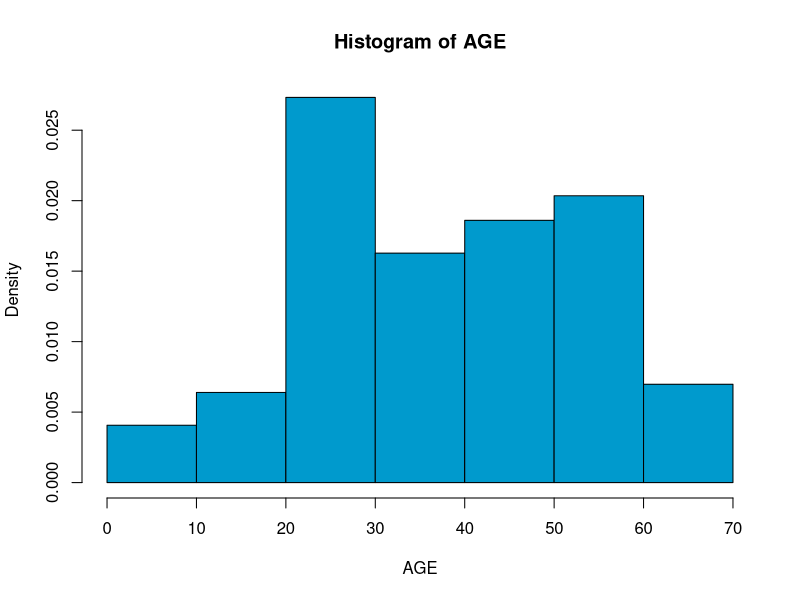
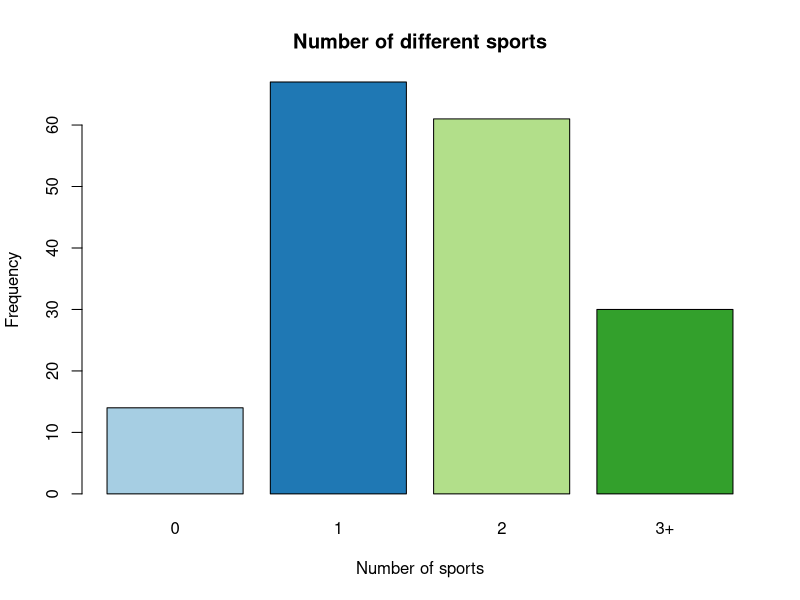
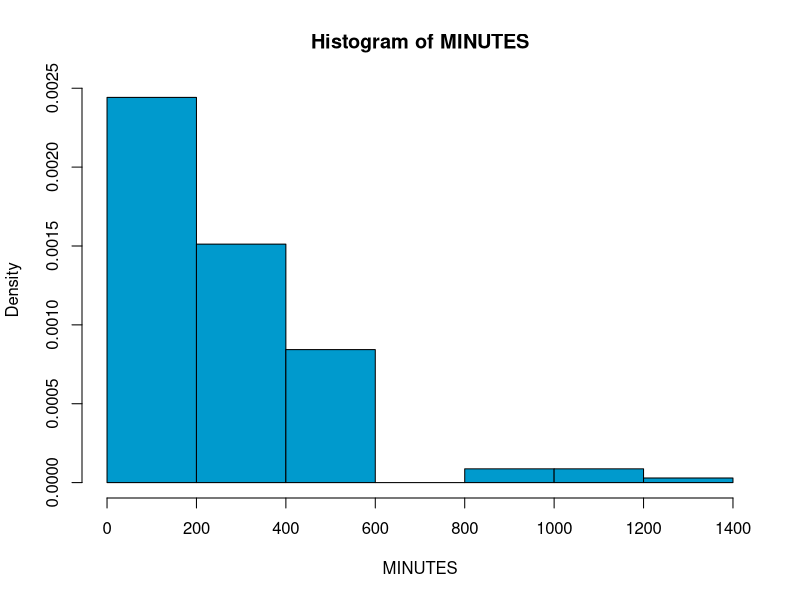
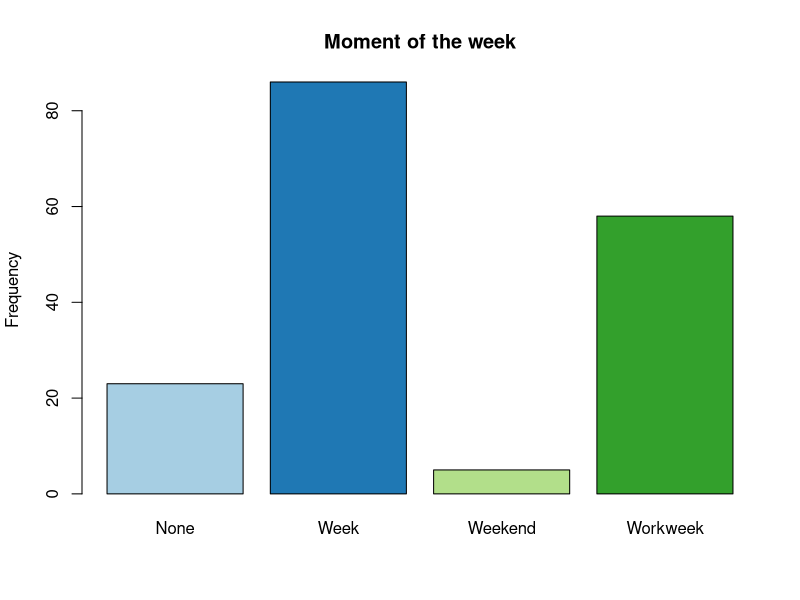
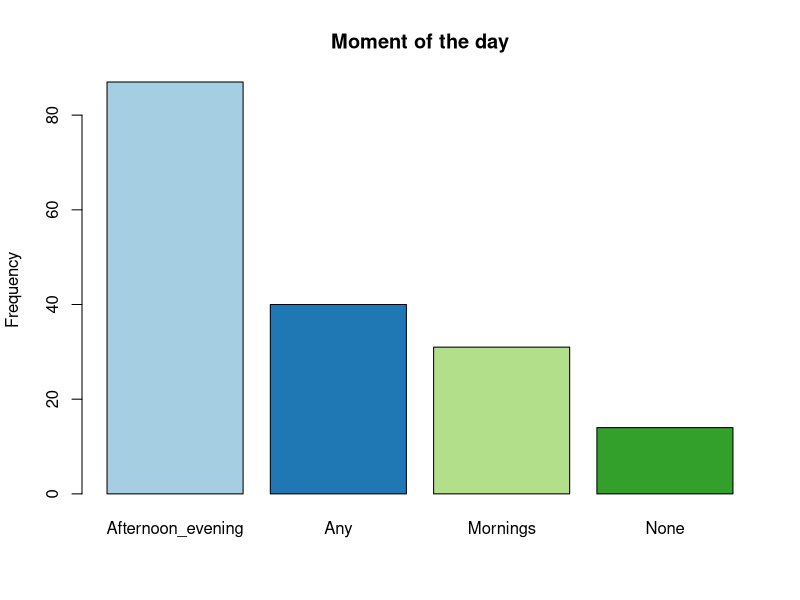
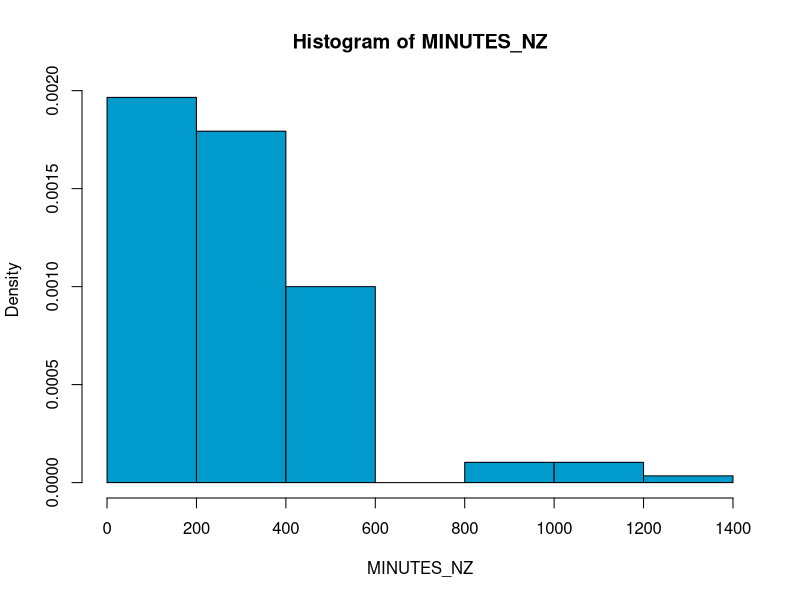
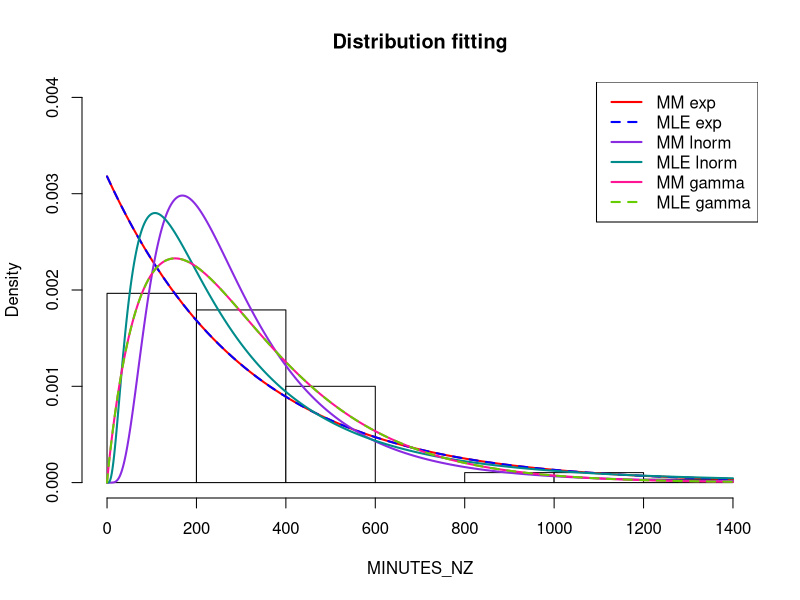
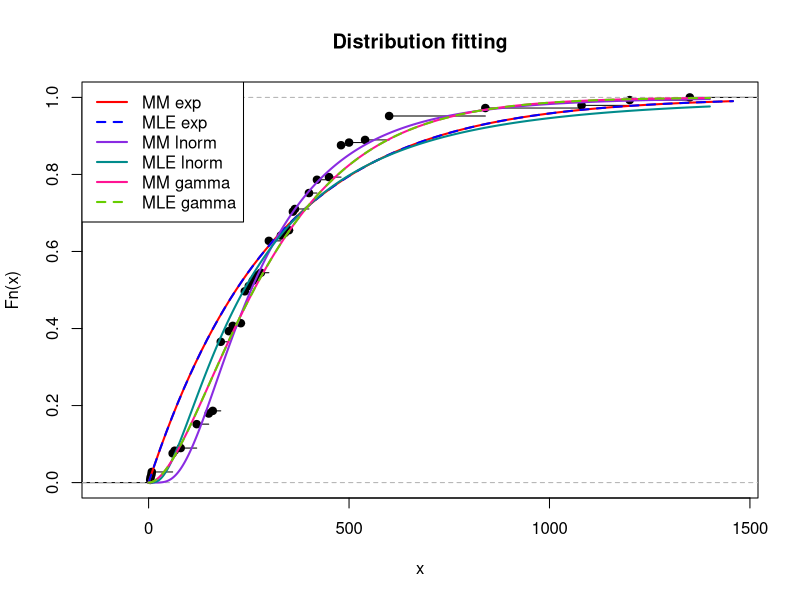

Source code (R) for these figures, in order:
#The project will try to confirm these two hypotheses extracted from the 2022 Survey:
  
  #More than 60% of the Spanish population practiced some kind of sport during last year.
  #Spanish who have practiced sport during 2023 spent at least 326 minutes per week.

#Using statistical methods and clear visual representations, the aim is to present 
#a comprehensive view of sports engagement and to confirm or dismiss the previous 
#hypotheses with the information from the survey. 
library("RColorBrewer")
library(fitdistrplus)

setwd("C:\\Users\\victoria\\OneDrive - Universidad Rey Juan Carlos\\Escritorio\\MASTER\\Statistics for data analysis\\Project\\Statistics")


survey = read.csv("SPORTS_SURVEY.csv",sep = ";", dec = ",")
attach(survey)
names(survey)


## DESCRIPTIVE ANALYSIS: some plots of the data (rest were obtained from Google survey)

#Q1. What is your date of birth?
dev.new()
hist(AGE, freq = F, col= "deepskyblue3")
age_mean= mean(AGE)
age_var = var(AGE)
age_mean
age_var

#Q4. How many types of sports do you practice on a monthly basis?
dev.new()
barplot(table(N_SPORTS),main = "Number of different sports",
        xlab = "Number of sports",
        ylab = "Frequency", col=brewer.pal(n = 4, name = "Paired") )


#Q6. How many minutes did you spend practicing sports last week?
dev.new()
hist(MINUTES, freq = F, col= "deepskyblue3")


#Q7. Which days of the week did you practice these sports last week?

dev.new()
barplot(table(WEEK_BLOCK),main = "Moment of the week",
        ylab = "Frequency", col=brewer.pal(n = 4, name = "Paired") )


#Q8. At what time of the day do you usually exercise?

dev.new()  
barplot(table(DAY_M),main = "Moment of the day",
        ylab = "Frequency", col=brewer.pal(n = 4, name = "Paired") )


##MODEL FITTING

# We choose to fit a univariate distribution model for the minutes variable. 
#By observing the plot, we will try with exponential, gamma and lognormal,
# and compare the results 

#Before fitting, we need to get rid of the 0 on the data, as some distributions
#do not support them.

df_survey = data.frame(survey)
df_nonzero = df_survey[df_survey$MINUTES != 0, , drop = FALSE]
MINUTES_NZ= df_nonzero[,"MINUTES"]
hist(MINUTES_NZ, freq = F, col= "deepskyblue3")

#Fit by MM
fit_MM_exp = fitdist(MINUTES_NZ,"exp",method="mme")
fit_MM_lnorm = fitdist(MINUTES_NZ,"lnorm",method="mme")
fit_MM_gamma = fitdist(MINUTES_NZ,"gamma",method="mme")

fit_MM_exp$estimate
fit_MM_lnorm$estimate
fit_MM_gamma$estimate


#Fit by MLE 
fit_MLE_exp = fitdist(MINUTES_NZ,"exp",method="mle")
fit_MLE_lnorm = fitdist(MINUTES_NZ,"lnorm",method="mle")
fit_MLE_gamma = fitdist(MINUTES_NZ,"gamma",method="mle")

fit_MLE_exp$estimate
fit_MLE_lnorm$estimate
fit_MLE_gamma$estimate

#Plot all together on the histogram
dev.new()
hist(MINUTES_NZ, freq = FALSE, col = 'white', main = 'Distribution fitting', ylim = c(0, 0.004))

curve(dexp(x, rate = fit_MM_exp$estimate), from = 0, col = "red", add = TRUE,lwd = 2)
curve(dexp(x, rate = fit_MLE_exp$estimate), from = 0, col = "blue", add = TRUE, lty = 2,lwd = 2)

grid = seq(0, 1400, 1)
lines(grid, dlnorm(grid, fit_MM_lnorm$estimate[1], fit_MM_lnorm$estimate[2]), col = 'blueviolet', lwd = 2)  
lines(grid, dlnorm(grid, fit_MLE_lnorm$estimate[1], fit_MLE_lnorm$estimate[2]), col = 'cyan4', lwd = 2)  

lines(grid, dgamma(grid, fit_MM_gamma$estimate[1], fit_MM_gamma$estimate[2]), col = "deeppink", lwd = 2)  
lines(grid, dgamma(grid, fit_MLE_gamma$estimate[1], fit_MLE_gamma$estimate[2]), col = "chartreuse3", lty = 2, lwd = 2)  

legend("topright", c("MM exp", "MLE exp", "MM lnorm", "MLE lnorm", "MM gamma", "MLE gamma"), col = c("red", "blue", 'blueviolet', 'cyan4', 'deeppink', 'chartreuse3'), lty = c(1, 2, 1, 1, 1, 2), lwd = 2)  # Ajusta el grosor a 2

# Plot on the ecdf
dev.new()
plot(ecdf(MINUTES_NZ),main='Distribution fitting')
curve(pexp(x, rate = fit_MM_exp$estimate), from = 0, col = "red", add = TRUE,lwd = 2)
curve(pexp(x, rate = fit_MLE_exp$estimate), from = 0, col = "blue", add = TRUE, lty = 2,lwd = 2)

lines(grid, plnorm(grid, fit_MM_lnorm$estimate[1], fit_MM_lnorm$estimate[2]), col = 'blueviolet', lwd = 2)  
lines(grid, plnorm(grid, fit_MLE_lnorm$estimate[1], fit_MLE_lnorm$estimate[2]), col = 'cyan4', lwd = 2)  

lines(grid, pgamma(grid, fit_MM_gamma$estimate[1], fit_MM_gamma$estimate[2]), col = "deeppink", lwd = 2)  
lines(grid, pgamma(grid, fit_MLE_gamma$estimate[1], fit_MLE_gamma$estimate[2]), col = "chartreuse3", lty = 2, lwd = 2)  

legend("topleft", c("MM exp", "MLE exp", "MM lnorm", "MLE lnorm", "MM gamma", "MLE gamma"), col = c("red", "blue", 'blueviolet', 'cyan4', 'deeppink', 'chartreuse3'), lty = c(1, 2, 1, 1, 1, 2), lwd = 2) 


# Model comparison using AIC

fit_MM_exp$aic
fit_MM_lnorm$aic
fit_MM_gamma$aic


fit_MLE_exp$aic
fit_MLE_lnorm$aic
fit_MLE_gamma$aic


# By the AIC, Gamma MLE fits better.

## STATISTICAL INFERENCE OF ONE VARIABLE 

#First hypothesis: More than 60% of the Spanish population practiced some kind 
# of sport during last year.

n=172 #total of people in the sample
e= sum(SPORT_B == 'Si')  # persons who do exercise
p=0.60 #proportion of people that exercise
binom.test(e, n, p, alternative="g")

#pvalue= 2.2e-16--> we can confirm the hypothesis


#Second hypothesis: Spanish who have practiced sport during 2023 spent 
#less than 326 minutes per week

#First, to get a bilateral confidence interval:
t.test(MINUTES_NZ, mu = 326)

#Now we test the hypothesis: 

t.test(MINUTES_NZ, mu = 326, alternative="l")

#pvalue= 0.9995, there is not enough evidence to accept the hypothesis 



## STATISTICAL INFERENCE OF TWO VARIABLES 

        #Chi-squared hypothesis test
    #Test the dependence between doing sports or not and sex
chisq.test(SPORT_B,SEX)
chisq.test(SPORT_B,SEX)$observed
chisq.test(SPORT_B,SEX)$expected

# Cramers' V coefficient
Chi = chisq.test(SPORT_B,SEX)$statistic
N = length(SPORT_B)
V = sqrt(Chi/N)
V

#p-value = 0.466
#there is not sufficient evidence to say they are dependent
#Cramers' V coefficient=0.05559055, as closer to 0, more independency.



  #Test dependance between time of the day and day of the week
chisq.test(WEEK_BLOCK,DAY_M)
chisq.test(WEEK_BLOCK,DAY_M)$observed
chisq.test(WEEK_BLOCK,DAY_M)$expected

# Cramers' V coefficient
Chi2 = chisq.test(WEEK_BLOCK,DAY_M)$statistic
N2 = length(WEEK_BLOCK)
V2 = sqrt(Chi2/N2)
V2


        ##Multiple sample hypothesis test (ANOVA)
      #Test for differences in the mean minutes of sport per week
#of people doing different number of type of sports (from 0 to +3).

dev.new()
boxplot(MINUTES~N_SPORTS, col='deepskyblue3')
summary(aov(MINUTES~N_SPORTS))


# Null hypothesis can be rejected as p value is smaller than alpha, or similarly, 
# the factor is statistically significant , so there is enough evidence to affirm 
# that THERE IS AT LEAST A PAIR OF GROUPS WITH DIFFERENT MEANS.
